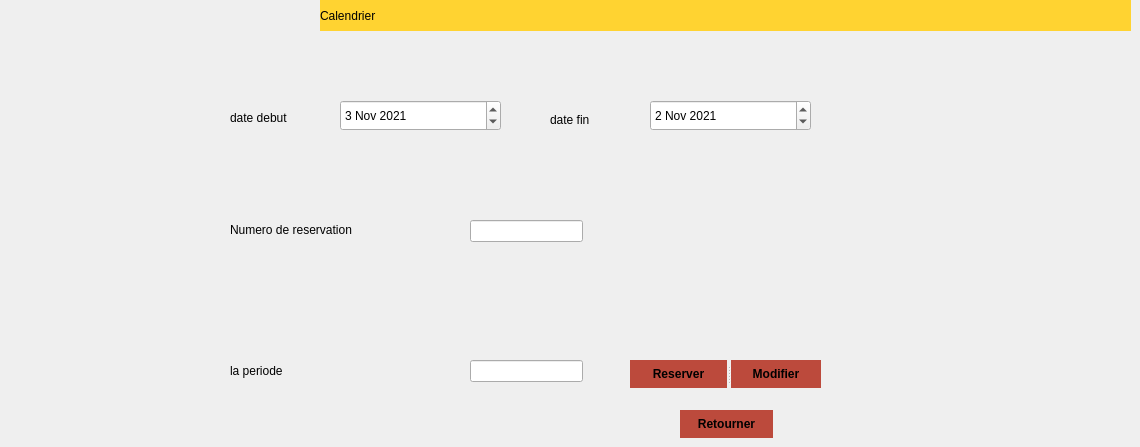
       <widget class="QWidget" name="tab_9">
        <attribute name="title">
         <string>Reserver</string>
        </attribute>
        <widget class="QLabel" name="label_41">
         <property name="geometry">
          <rect>
           <x>230</x>
           <y>220</y>
           <width>211</width>
           <height>20</height>
          </rect>
         </property>
         <property name="styleSheet">
          <string notr="true">font: 75 10pt &quot;MS Shell Dlg 2&quot;;</string>
         </property>
         <property name="text">
          <string>Numero de reservation</string>
         </property>
        </widget>
        <widget class="QLineEdit" name="le_id_5">
         <property name="geometry">
          <rect>
           <x>470</x>
           <y>220</y>
           <width>113</width>
           <height>22</height>
          </rect>
         </property>
        </widget>
        <widget class="QLabel" name="label_42">
         <property name="geometry">
          <rect>
           <x>230</x>
           <y>110</y>
           <width>81</width>
           <height>16</height>
          </rect>
         </property>
         <property name="styleSheet">
          <string notr="true">font: 75 10pt &quot;MS Shell Dlg 2&quot;;</string>
         </property>
         <property name="text">
          <string>date debut</string>
         </property>
        </widget>
        <widget class="QDateEdit" name="le_date_deb">
         <property name="geometry">
          <rect>
           <x>340</x>
           <y>100</y>
           <width>161</width>
           <height>31</height>
          </rect>
         </property>
         <property name="dateTime">
          <datetime>
           <hour>0</hour>
           <minute>0</minute>
           <second>0</second>
           <year>2021</year>
           <month>11</month>
           <day>3</day>
          </datetime>
         </property>
        </widget>
        <widget class="QLabel" name="label_43">
         <property name="geometry">
          <rect>
           <x>550</x>
           <y>110</y>
           <width>81</width>
           <height>20</height>
          </rect>
         </property>
         <property name="styleSheet">
          <string notr="true">font: 75 10pt &quot;MS Shell Dlg 2&quot;;</string>
         </property>
         <property name="text">
          <string>date fin</string>
         </property>
        </widget>
        <widget class="QDateEdit" name="le_date_fin">
         <property name="geometry">
          <rect>
           <x>650</x>
           <y>100</y>
           <width>161</width>
           <height>31</height>
          </rect>
         </property>
         <property name="dateTime">
          <datetime>
           <hour>0</hour>
           <minute>0</minute>
           <second>0</second>
           <year>2021</year>
           <month>11</month>
           <day>2</day>
          </datetime>
         </property>
        </widget>
        <widget class="QLabel" name="label_25">
         <property name="geometry">
          <rect>
           <x>320</x>
           <y>0</y>
           <width>811</width>
           <height>31</height>
          </rect>
         </property>
         <property name="styleSheet">
          <string notr="true">font: 75 10pt &quot;Segoe Print&quot;;
background-color: rgb(255, 211, 49);</string>
         </property>
         <property name="text">
          <string>Calendrier</string>
         </property>
        </widget>
        <widget class="QLabel" name="label_33">
         <property name="geometry">
          <rect>
           <x>-70</x>
           <y>-60</y>
           <width>341</width>
           <height>431</height>
          </rect>
         </property>
         <property name="text">
          <string/>
         </property>
         <property name="pixmap">
          <pixmap>../../okey25.png</pixmap>
         </property>
        </widget>
        <widget class="QLabel" name="label_26">
         <property name="geometry">
          <rect>
           <x>230</x>
           <y>360</y>
           <width>101</width>
           <height>21</height>
          </rect>
         </property>
         <property name="styleSheet">
          <string notr="true">font: 75 10pt &quot;MS Shell Dlg 2&quot;;</string>
         </property>
         <property name="text">
          <string>la periode</string>
         </property>
        </widget>
        <widget class="QLineEdit" name="la_periode">
         <property name="geometry">
          <rect>
           <x>470</x>
           <y>360</y>
           <width>113</width>
           <height>22</height>
          </rect>
         </property>
        </widget>
        <widget class="QLabel" name="label_27">
         <property name="geometry">
          <rect>
           <x>-120</x>
           <y>-40</y>
           <width>261</width>
           <height>411</height>
          </rect>
         </property>
         <property name="text">
          <string/>
         </property>
         <property name="pixmap">
          <pixmap>../../../okey2.png</pixmap>
         </property>
        </widget>
        <widget class="QPushButton" name="backCal">
         <property name="geometry">
          <rect>
           <x>680</x>
           <y>410</y>
           <width>93</width>
           <height>28</height>
          </rect>
         </property>
         <property name="styleSheet">
          <string notr="true">QPushButton {
padding: 5px;
border-radius: 20px;
background-color:rgb(188, 74, 60);
font-weight: bold;
}
QPushButton:hover
{
color :white;
}</string>
         </property>
         <property name="text">
          <string>Retourner</string>
         </property>
        </widget>
        <widget class="QSplitter" name="splitter_2">
         <property name="geometry">
          <rect>
           <x>630</x>
           <y>360</y>
           <width>191</width>
           <height>28</height>
          </rect>
         </property>
         <property name="orientation">
          <enum>Qt::Horizontal</enum>
         </property>
         <widget class="QPushButton" name="pb_ajouter_2">
          <property name="styleSheet">
           <string notr="true">QPushButton {
padding: 5px;
border-radius: 20px;
background-color:rgb(188, 74, 60);
font-weight: bold;
}
QPushButton:hover
{
color :white;
}</string>
          </property>
          <property name="text">
           <string>Reserver</string>
          </property>
         </widget>
         <widget class="QPushButton" name="le_modifier_2">
          <property name="styleSheet">
           <string notr="true">QPushButton {
padding: 5px;
border-radius: 20px;
background-color:rgb(188, 74, 60);
font-weight: bold;
}
QPushButton:hover
{
color :white;
}</string>
          </property>
          <property name="text">
           <string>Modifier</string>
          </property>
         </widget>
        </widget>
       </widget>
